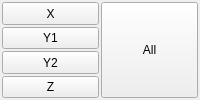
                      <widget class="QWidget" name="page_3">
                       <layout class="QGridLayout" name="gridLayout_4">
                        <property name="leftMargin">
                         <number>2</number>
                        </property>
                        <property name="topMargin">
                         <number>2</number>
                        </property>
                        <property name="rightMargin">
                         <number>2</number>
                        </property>
                        <property name="bottomMargin">
                         <number>2</number>
                        </property>
                        <property name="spacing">
                         <number>2</number>
                        </property>
                        <item row="3" column="1">
                         <widget class="QPushButton" name="pb_bottom_20">
                          <property name="sizePolicy">
                           <sizepolicy hsizetype="Expanding" vsizetype="Expanding">
                            <horstretch>0</horstretch>
                            <verstretch>0</verstretch>
                           </sizepolicy>
                          </property>
                          <property name="text">
                           <string>Z</string>
                          </property>
                         </widget>
                        </item>
                        <item row="2" column="1">
                         <widget class="QPushButton" name="pb_bottom_19">
                          <property name="sizePolicy">
                           <sizepolicy hsizetype="Expanding" vsizetype="Expanding">
                            <horstretch>0</horstretch>
                            <verstretch>0</verstretch>
                           </sizepolicy>
                          </property>
                          <property name="text">
                           <string>Y2</string>
                          </property>
                         </widget>
                        </item>
                        <item row="0" column="1">
                         <widget class="QPushButton" name="pb_bottom_17">
                          <property name="sizePolicy">
                           <sizepolicy hsizetype="Expanding" vsizetype="Expanding">
                            <horstretch>0</horstretch>
                            <verstretch>0</verstretch>
                           </sizepolicy>
                          </property>
                          <property name="text">
                           <string>X</string>
                          </property>
                         </widget>
                        </item>
                        <item row="1" column="1">
                         <widget class="QPushButton" name="pb_bottom_18">
                          <property name="sizePolicy">
                           <sizepolicy hsizetype="Expanding" vsizetype="Expanding">
                            <horstretch>0</horstretch>
                            <verstretch>0</verstretch>
                           </sizepolicy>
                          </property>
                          <property name="text">
                           <string>Y1</string>
                          </property>
                         </widget>
                        </item>
                        <item row="0" column="2" rowspan="4">
                         <widget class="QPushButton" name="pb_bottom_16">
                          <property name="sizePolicy">
                           <sizepolicy hsizetype="Expanding" vsizetype="Expanding">
                            <horstretch>0</horstretch>
                            <verstretch>0</verstretch>
                           </sizepolicy>
                          </property>
                          <property name="text">
                           <string>All</string>
                          </property>
                         </widget>
                        </item>
                       </layout>
                      </widget>
